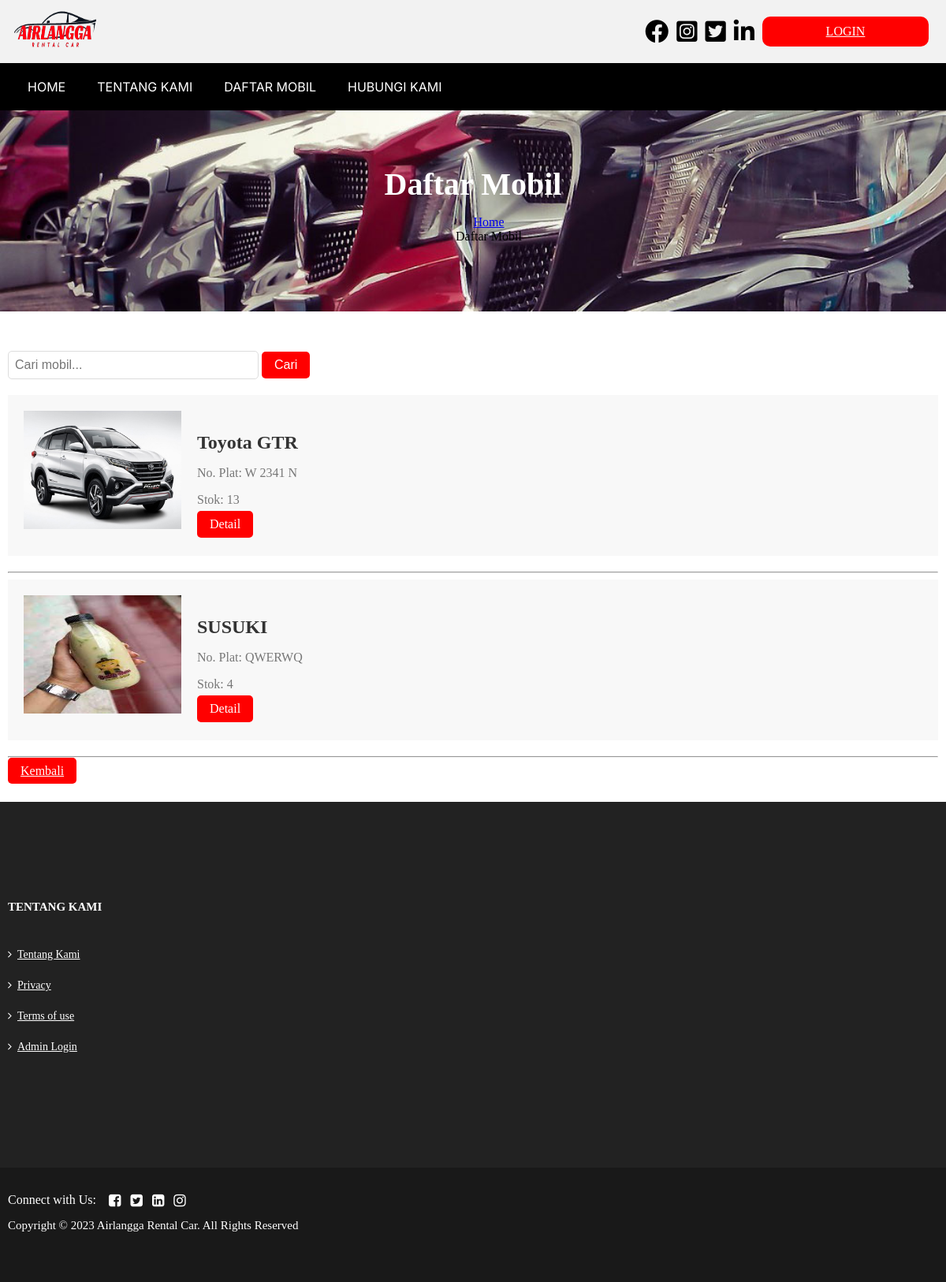
Before: /airlangga_rent/mobil/daftar_mobil.php with the older database file.
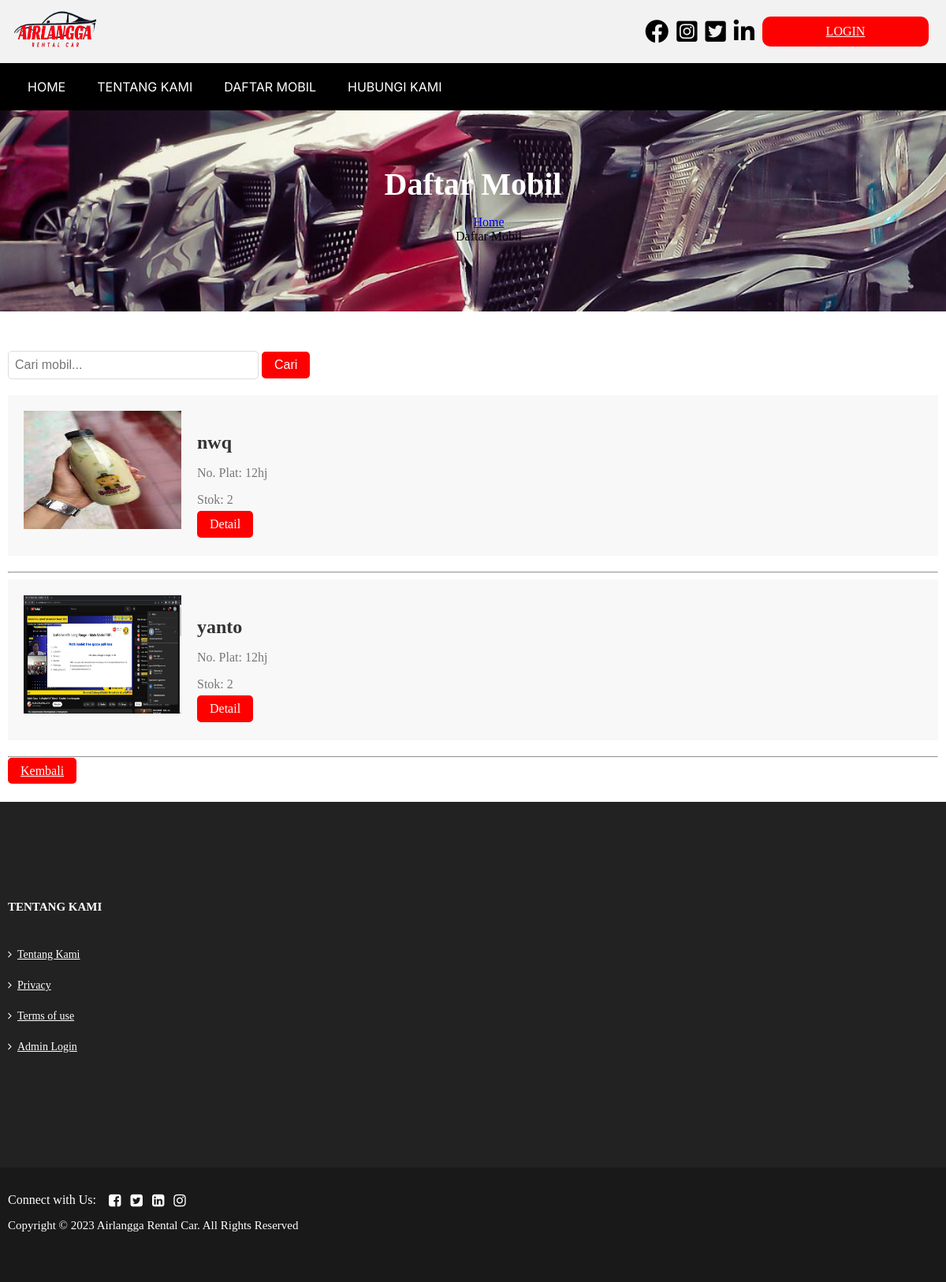
After: the same page with the newer database file.
### tables this page shows
CREATE TABLE `mobil` (
  `id_mobil` int(11) NOT NULL,
  `merk` varchar(255) NOT NULL,
  `no_plat` varchar(20) NOT NULL,
  `stok` int(11) NOT NULL,
  `kapasitas` int(11) NOT NULL,
  `tahun` int(11) NOT NULL,
  `harga` int(11) NOT NULL,
  `status` enum('Tersedia','Disewakan') NOT NULL DEFAULT 'Tersedia',
  `id_admin` int(11) DEFAULT NULL,
  `jenis_bahan_bakar` varchar(20) DEFAULT NULL,
  `foto_mobil` blob DEFAULT NULL
);

### airlangga_rent/mobil/daftar_mobil.php (the view, shortened to what this page needs)
<?php include '../template/header.php'; ?>
<?php include '../koneksi.php';
?>
<!DOCTYPE html>
<html lang="en">
<head>
    <link rel="stylesheet" href="https://cdnjs.cloudflare.com/ajax/libs/font-awesome/6.3.0/css/all.min.css">
</head>
<body>
<section class="page-header contactus_page">
  <div class="container">
    <div class="page-header_wrap">
      <div class="page-heading">
        <h1>Daftar Mobil</h1>
      </div>
      <ul class="coustom-breadcrumb">
        <li><a href="#">Home</a></li>
        <li>Daftar Mobil</li>
      </ul>
    </div>
  </div>
</section>
<div class="container">
  <div class="search-form">
    <form action="#" method="GET">
        <input type="text" name="keyword" placeholder="Cari mobil...">
        <button type="submit">Cari</button>
    </form>
  </div>
  <?php
  $keyword = $_GET['keyword'] ?? '';
  $sql = "SELECT * FROM mobil WHERE merk LIKE '%$keyword%'";
  $result = $conn->query($sql);
  if ($result->num_rows > 0) {
    while ($row = $result->fetch_assoc()) {
      $idMobil = $row["id_mobil"];
      $merk = $row["merk"];
      $noPlat = $row["no_plat"];
      $stok = $row["stok"];
      $fotoMobil = $row["foto_mobil"];
      echo "<div class='car-container'>";
      echo "    <div class='car-image'>";
      echo "        <img src='$fotoMobil' alt='Foto Mobil' width='200' height='150'>";
      echo "    </div>";
      echo "    <div class='car-details'>";
      echo "        <h3>$merk</h3>";
      echo "        <p>No. Plat: $noPlat</p>";
      echo "        <p>Stok: $stok</p>";
      echo "        <a href='detail_mobil.php?id_mobil=$idMobil'>Detail</a>";
      echo "    </div>";
      echo "</div>";
      echo "<hr>";
    }
  } else {
    echo "Tidak ada mobil yang ditemukan.";
  }
  ?>
  <a href="daftar_mobil.php"  class="btn-kembali">Kembali</a>
</div>
<?php include '../template/footer.php'; ?>

### airlangga_rent/template/header.php (shortened to what this page needs)
<!DOCTYPE html>
<html lang="en">
<head>
  <link rel="stylesheet" href="https://cdnjs.cloudflare.com/ajax/libs/font-awesome/6.3.0/css/all.min.css">
</head>
<body>
    <header class="header">
        <div class="logoHeader">
            <img src="../template/oke_logo.png" alt="Foto Logo">
        </div>
        <div class="social-links">
            <a href=""><i class="fa-brands fa-facebook" style="color: #000000; font-size: 30px;"></i></a>
            <a href=""><i class="fa-brands fa-square-instagram" style="color: #000000; font-size: 30px;"></i></a>
            <a href=""><i class="fa-brands fa-square-twitter" style="color: #000000; font-size: 30px;"></i></a>
            <a href=""><i class="fa-brands fa-linkedin" style="color: #000000; font-size: 30px;"></i></a>
        </div>
        <?php if(isset($_SESSION['username'])) { ?>
            <a class="login-register-button" href="../login/logout.php">LOGOUT</a>
        <?php } else { ?>
            <a class="login-register-button" href="../login/login.php">LOGIN</a>
        <?php } ?>
    </header>
    <div class="navHeader">
        <li><a href="../home/home.php">HOME</a></li>
        <li><a href="../home/tentang_kami.php">TENTANG KAMI</a></li>
        <li><a href="../mobil/daftar_mobil.php">DAFTAR MOBIL</a></li>
        <li><a href="../home/hubungi_kami.php">HUBUNGI KAMI</a></li>
    </div>
</body>
</html>

### airlangga_rent/template/footer.php (shortened to what this page needs)
<!DOCTYPE html>
<html lang="en">
<head>
    <link rel="stylesheet" href="https://cdnjs.cloudflare.com/ajax/libs/font-awesome/4.7.0/css/font-awesome.min.css">
</head>
<footer>
<footer>
  <div class="footer-top">
    <div class="container">
      <div class="row">
        <div class="col-md-6">
          <h6>Tentang Kami</h6>
          <ul>
          <li><a href="tentang_kami.php?">Tentang Kami</a></li>
            <li><a href="page.php?type=privacy">Privacy</a></li>
          <li><a href="page.php?type=terms">Terms of use</a></li>
               <li><a href="admin/">Admin Login</a></li>
          </ul>
        </div>
      </div>
    </div>
  </div>
  <div class="footer-bottom">
    <div class="container">
      <div class="row">
        <div class="col-md-6 col-md-push-6 text-right">
          <div class="footer_widget">
          <p>Connect with Us:</p>
            <ul>
              <li><a href="#"><i class="fa fa-facebook-square" aria-hidden="true"></i></a></li>
              <li><a href="#"><i class="fa fa-twitter-square" aria-hidden="true"></i></a></li>
              <li><a href="#"><i class="fa fa-linkedin-square" aria-hidden="true"></i></a></li>
              <li><a href="#"><i class="fa fa-instagram" aria-hidden="true"></i></a></li>
            </ul>
          </div>
        </div>
        <div class="col-md-6 col-md-pull-6">
          <p class="copy-right">Copyright &copy; 2023 Airlangga Rental Car. All Rights Reserved</p>
        </div>
      </div>
    </div>
  </div>
</footer>
</footer>

### airlangga_rent/template/header.php (style rules this page uses)
html, body { height: 100vh; width: 100vw; margin: 0; padding: 0; }
.logoHeader { align-items: center; padding-right: 250px; }
.navHeader { height: 50px; width: 100%; background-color: black; display: flex; flex-direction: row; padding: 5px 0px; align-items: center; }
.navHeader li { list-style-type: none; padding:5px; }
.navHeader li a { color: #FFFFFF; padding-inline-start: 30px; text-decoration: none; font-family: inter; }
.header { display: flex; align-items: center; justify-content: space-between; padding: 10px; background-color: #f2f2f2; }
.logoHeader img { width: 120px; height: 56px; }
.social-links { display: flex; gap: 10px; margin-left: auto; }
.login-register-button { background-color: #FF0000; color: #fff; border-radius: 10px; padding: 10px 20px; width: 171px; text-align: center; font-size: 16px; margin-left: 10px; margin-right: 12px; }

### airlangga_rent/mobil/daftar_mobil.php (style rules this page uses)
.car-container { display: block; margin-bottom: 20px; transition: transform 0.3s ease; cursor: pointer; }
.car-image { margin-right: 0; margin-bottom: 10px; }
.page-header { background-image: url("daftarmobil.jpg"); background-repeat: no-repeat; background-size: cover; border: 0 none; margin: 0 auto; padding: 0; position: relative; }
.page-header_wrap { padding:60px 0; position:relative; text-align:center; }
.page-heading { z-index:1; position:relative; }
.page-heading h2, .page-heading h1 { font-size:40px; color: #ffffff; margin: 0 auto; }
.search-form { margin-top:20px; margin-bottom: 20px; }
.search-form input[type="text"] { width: 300px; padding: 8px; font-size: 16px; border: 1px solid #ddd; border-radius: 5px; }
.search-form button { padding: 8px 16px; font-size: 16px; background-color: red; color: white; border: none; border-radius: 5px; cursor: pointer; }
.btn-kembali { padding: 8px 16px; font-size: 16px; margin-bottom: 20px; margin-top: 140 px; background-color: red; color: white; border: none; border-radius: 5px; cursor: pointer; }
.car-container { background-color: #f8f8f8; padding: 20px; margin-bottom: 20px; transition: transform 0.3s ease; cursor: pointer; display: flex; align-items: center; }
.car-image { margin-right: 20px; }
.car-image img { width: 200px; height: 150px; }
.car-container h3 { font-size: 24px; color: #333; margin-bottom: 10px; }
.car-container p { font-size: 16px; color: #777; margin-bottom: 5px; }
.car-container a { display: inline-block; background-color: red; color: white; border: none; border-radius: 5px; padding: 8px 16px; font-size: 16px; text-decoration: none; transition: background-color 0.3s ease; }
.container { margin-bottom: 20px; padding: 10px 10px 10px 10px; }

### airlangga_rent/template/footer.php (style rules this page uses)
.footer-top { background: #222222 none repeat scroll 0 0; color: #9d9d9d; padding: 80px 0; }
.footer-top h6 { color: #ffffff; font-size:15px; text-transform:uppercase; margin-bottom: 40px; }
.footer-top ul { overflow: hidden; padding: 0; }
.footer-top ul li { font-size: 14px; line-height: 23px; list-style: outside none none; margin-bottom: 16px; padding-left: 12px; position: relative; }
.footer-top ul li a::after { content: ""; font-family: fontawesome; left: 0; position: absolute; vertical-align: middle; }
.footer-top ul li a { color: #fff; }
.footer-bottom { background: #191919 none repeat scroll 0 0; padding: 22px 0; }
.footer-bottom .footer_widget { margin:0 30px 0 0; }
.footer_widget { color: #ffffff; display: inline-block; margin: 6px 0 0 30px; }
.footer_widget p { display:inline-block; vertical-align:right; margin:0px; }
.footer_widget ul { display:inline-block; padding:0px; vertical-align:middle; margin:0px 0 0 8px; }
.footer_widget ul li { display:inline-block; vertical-align:middle; list-style:none; margin:0 auto; }
.footer_widget ul li a { color:#fff; display:block; font-size:18px; margin:0 4px; }
.footer_widget ul li a i { margin:0px; }
.copy-right { color: #ffffff; font-size: 15px; line-height: 40px; margin: 0 auto; }

Changed rows visible on the page:
removed mobil: foto_mobil (picture), merk "Toyota GTR", no_plat "W 2341 N", stok "13"
changed mobil: merk "SUSUKI" → "nwq"; no_plat "QWERWQ" → "12hj"; stok "4" → "2"
added mobil: foto_mobil (picture), merk "yanto", no_plat "12hj", stok "2"
